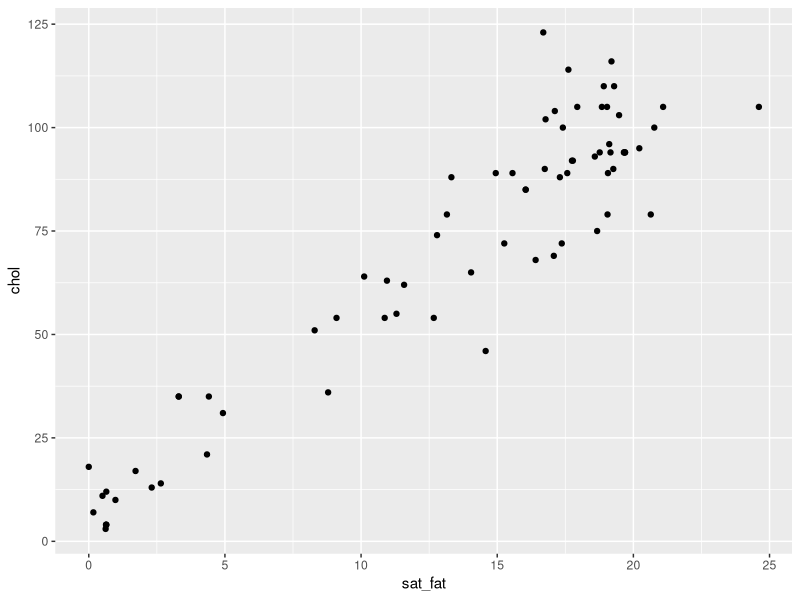
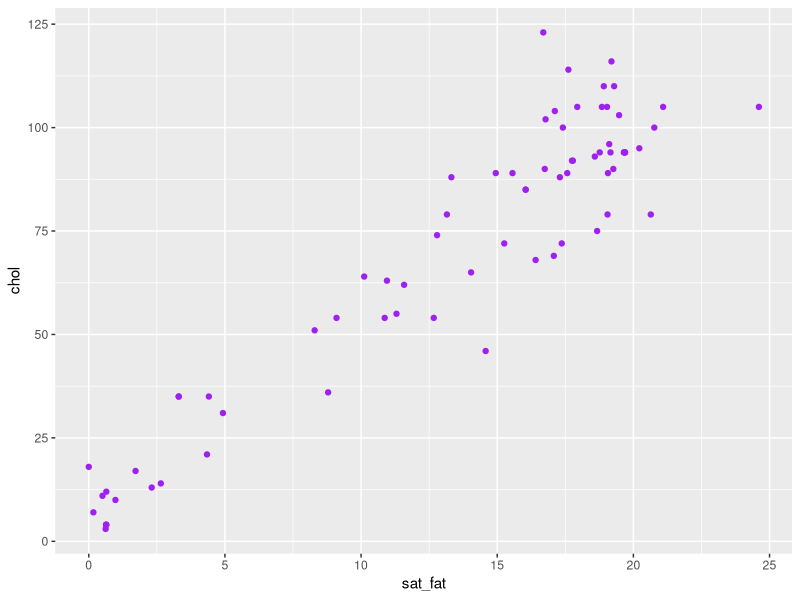
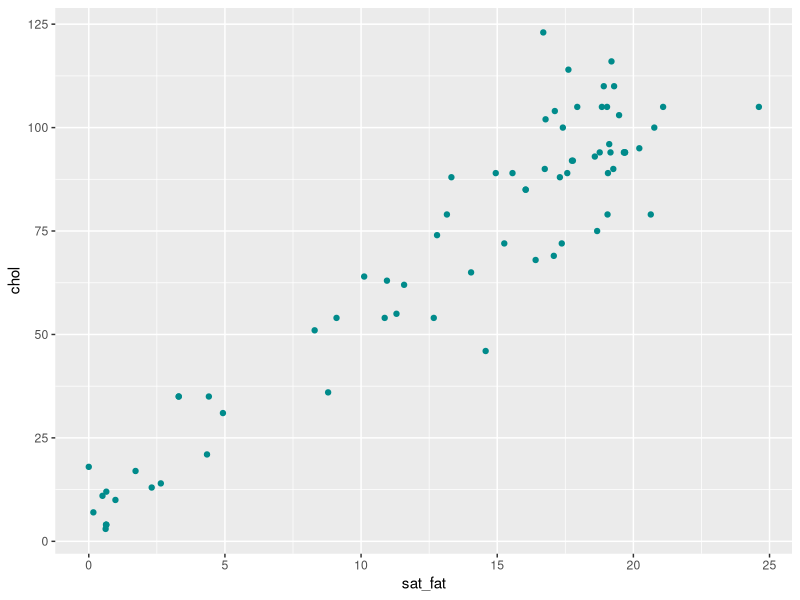
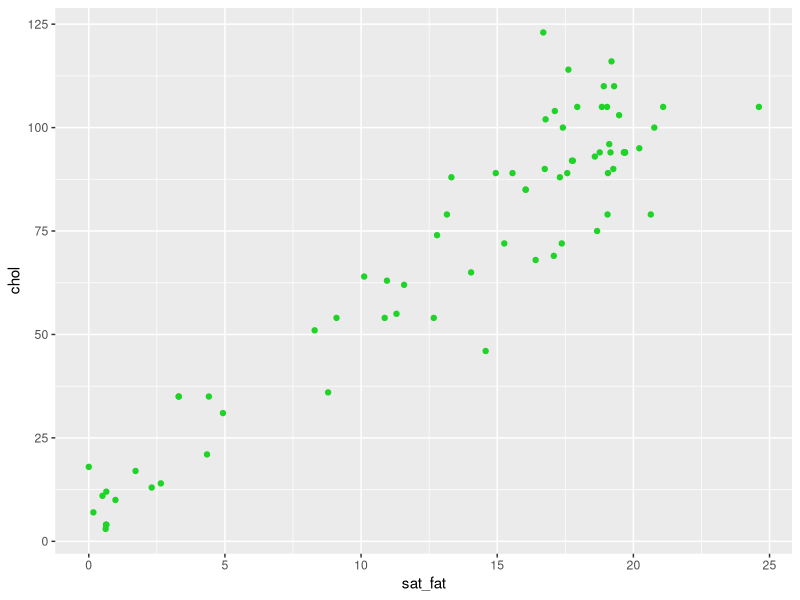
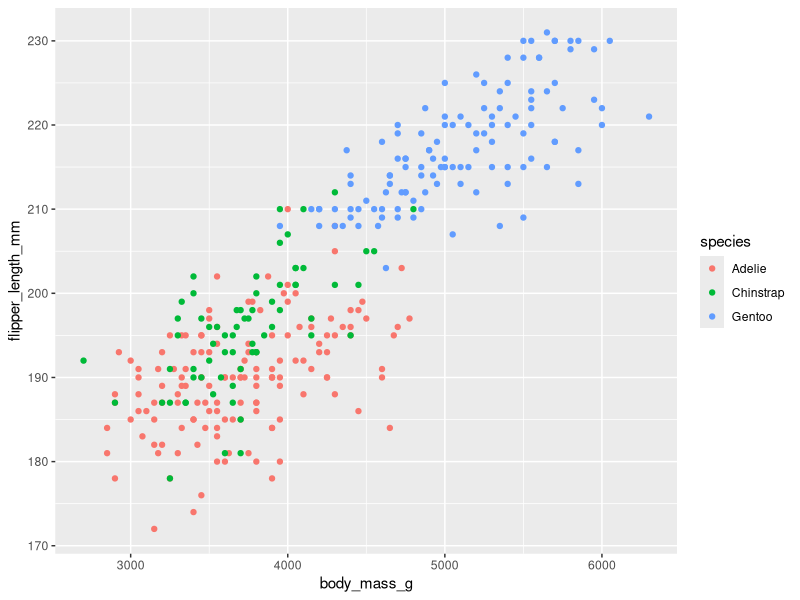
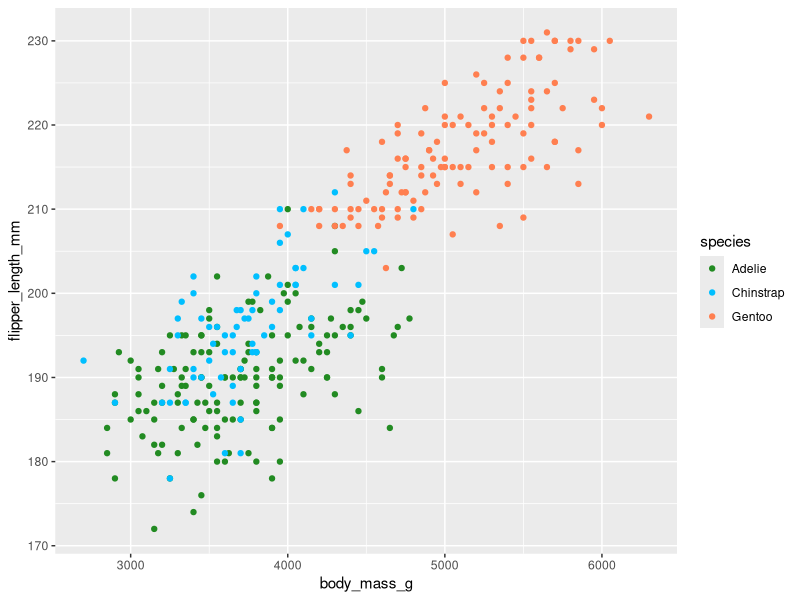

The R source for these figures, in order: (Note: this script raises an error after producing the figures.)
## Working with colors in R

library(tidyverse)


## What different colors can you use in R ?


# start with a basic scatterplot....

cheese <- read_csv("data/cheese.csv")
head(cheese)

ggplot(cheese, aes(x=sat_fat, y=chol) ) + geom_point()


# 1. adding a name by color name
ggplot(cheese, aes(x=sat_fat, y=chol) ) + geom_point(color = "purple")


# you can look up color names here:
# http://www.stat.columbia.edu/~tzheng/files/Rcolor.pdf
ggplot(cheese, aes(x=sat_fat, y=chol) ) + geom_point(color = "darkcyan")


# 2. you can enter a hex code.
# e.g. use google's color picker
# you need to include the #

ggplot(cheese, aes(x=sat_fat, y=chol) ) + geom_point(color = "#1ed427")





###  Manually Selecting Colors with groups.


## Let's use a dataset on penguins:

penguins <- read_csv("data/penguins.csv")

head(penguins)


ggplot(penguins, aes(x = body_mass_g,  y = flipper_length_mm, color = species) ) +
  geom_point()


# make sure you supply the same number of colors as categories

ggplot(penguins, aes(x = body_mass_g,  y = flipper_length_mm, color = species) ) +
  geom_point() +
  scale_color_manual(values = c("forestgreen", "deepskyblue", "coral"))




## Line Graph Example

covid.county <- read_csv("data/countycovid.csv")
head(covid.county)

ggplot(covid.county, aes(x=day, y=total, color=county)) + 
  geom_line()

# supply the same number of colors as categories...
ggplot(covid.county, aes(x=day, y=total, color=county)) + 
  geom_line() +
  scale_color_manual(values = c("red", "blueviolet", "darkorange2"))


# you can mix names and hexcodes...
ggplot(covid.county, aes(x=day, y=total, color=county)) + 
  geom_line() +
  scale_color_manual(values = c("red", "#888aeb", "darkorange2"))





